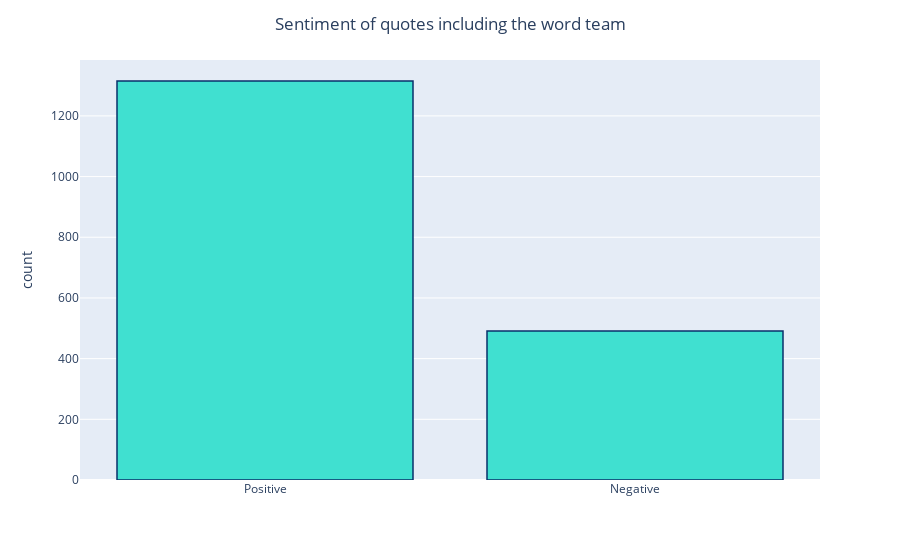

Notebook code for this chart:
### Code cell
quotes_word = get_quotes_with_word(top_n_Occurrences_quotes2020, word_to_choose)

defining_tone = []

for i in range(len(quotes_word)):

    given_topic_sentences = quotes_word[i]

    given_topic_tokens = remove_noise(word_tokenize(given_topic_sentences))

    defining_tone.append([given_topic_sentences, classifier.classify(dict([token, True] for token in given_topic_tokens))])
    
defining_tone = pd.DataFrame(defining_tone,columns=['Quote','Sentiment'])

display(defining_tone)

fig = px.histogram(defining_tone['Quote'], x=defining_tone['Sentiment'])
fig.update_traces(marker_color="turquoise",marker_line_color='rgb(8,48,107)',
                  marker_line_width=1.5)
fig.update_layout(title_text='Sentiment of quotes including the word ' + word_to_choose, title_x=0.5)
fig.update_layout(xaxis_title=None)
fig.show()

### Figure 1 — Plotly figure (JSON) as saved in the notebook; plotly's stock layout.template omitted (floating-point values rounded to 4 significant figures; data arrays with more than 128 entries replaced by an {"elided": "..."} marker saying what was removed)
{"data": [{"alignmentgroup": "True", "bingroup": "x", "hovertemplate": "x=%{x}<br>count=%{y}<extra></extra>", "legendgroup": "", "marker": {"color": "turquoise", "line": {"color": "rgb(8,48,107)", "width": 1.5}, "pattern": {"shape": ""}}, "name": "", "offsetgroup": "", "orientation": "v", "showlegend": false, "type": "histogram", "x": {"elided": "1806 str values"}, "xaxis": "x", "yaxis": "y"}], "layout": {"barmode": "relative", "legend": {"tracegroupgap": 0}, "margin": {"t": 60}, "title": {"text": "Sentiment of quotes including the word team", "x": 0.5}, "xaxis": {"anchor": "y", "domain": [0, 1], "title": {}}, "yaxis": {"anchor": "x", "domain": [0, 1], "title": {"text": "count"}}}}
